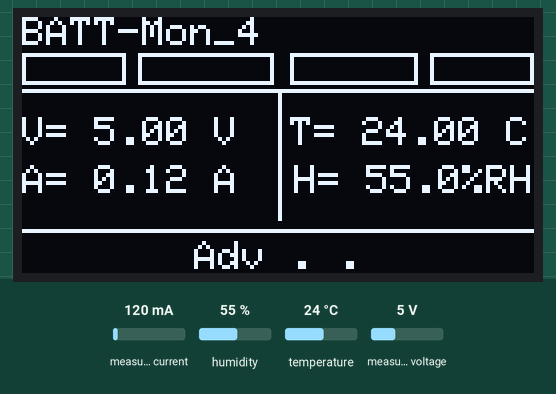
The sketch below on a simulated ESP32. Parts: 128×64 one-colour display. The test bench sets the inputs (shaded band); at power-on: measured voltage 5 V, measured current 120 mA, humidity 55 %, temperature 24 °C. Nothing arrives over Bluetooth unless stated; a phone connects over Bluetooth LE 3 s after start; what the sketch prints to the serial monitor is not drawn.

Above: at 1.5 s.
1.6 s: measured voltage set to 11.2 V
At 4.1 s:
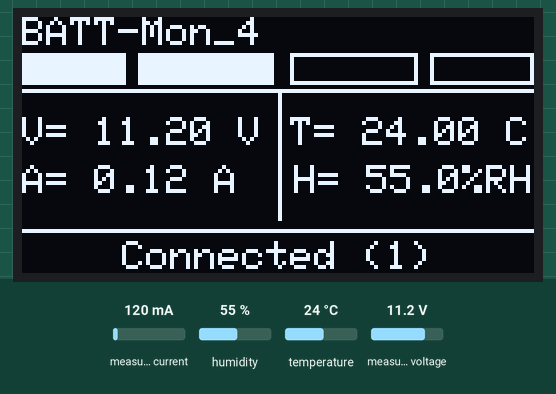
4.6 s: measured current set to 40 mA
At 5.1 s:
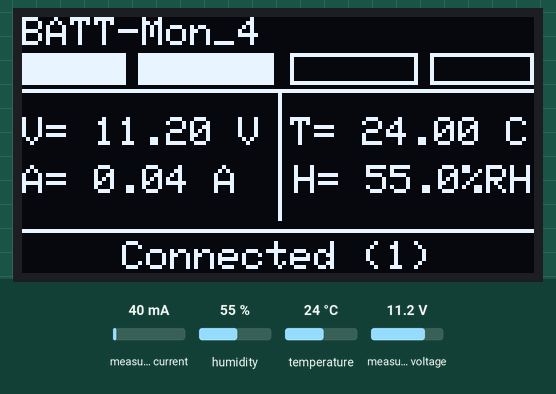
6.3 s: measured voltage set to 0.3 V
At 6.7 s:
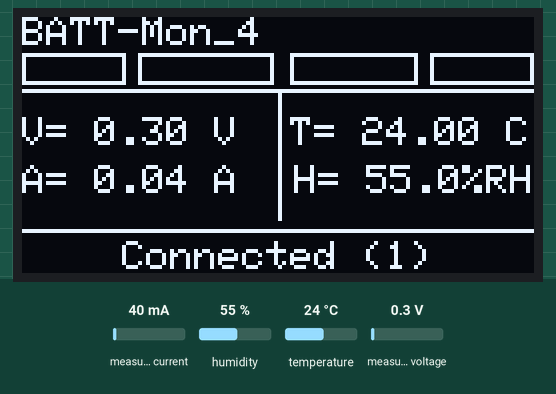
7.8 s: humidity set to 22 %
At 8.2 s:
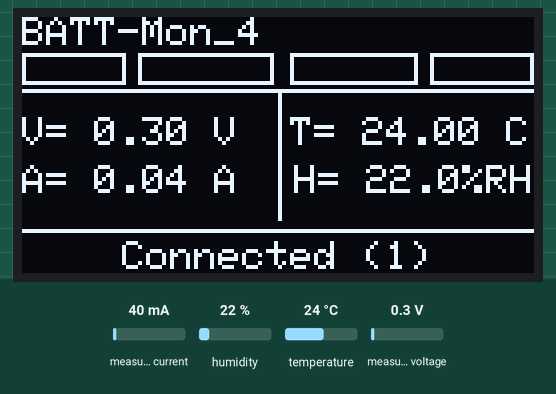
9.4 s: temperature set to 12 °C
At 9.8 s:
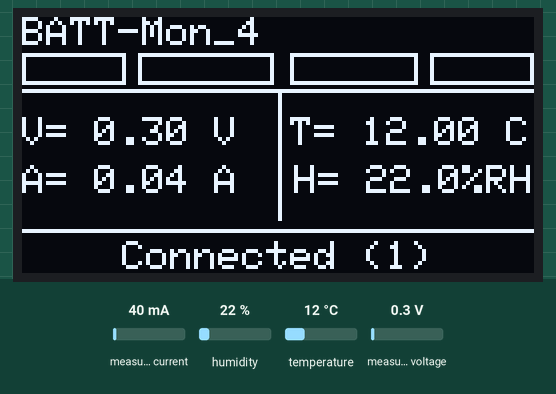
Timing chart, 0 to 11.9 s (numbered marks = the images above; inputs shaded):
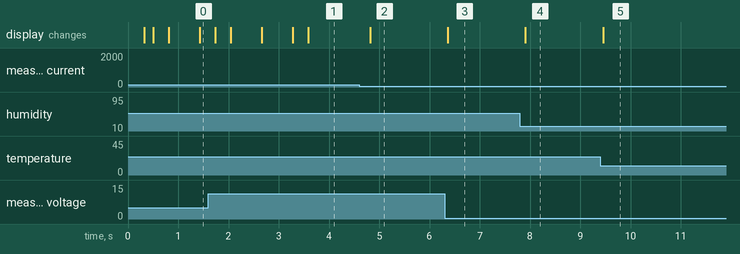

Measured:
- after the input at 1.6 s, the display: first changes after 0.14 s (image 1 shows a later state)
- after the input at 4.6 s, the display: changes after 0.22 s (image 2)
- after the input at 6.3 s, the display: changes after 0.07 s (image 3)
- after the input at 7.8 s, the display: changes after 0.11 s (image 4)
- after the input at 9.4 s, the display: changes after 0.05 s (image 5)

The sketch:

ESP32_BLE_Battery.ino
```cpp
#include <Wire.h>
#include <Adafruit_GFX.h>
#include <Adafruit_SSD1306.h>
#include <Adafruit_AHTX0.h>
#include <INA226.h>
#include <esp_sleep.h>
#include "driver/rtc_io.h"

// ===== NimBLE (multi-central) =====
#include <NimBLEDevice.h>

// ===================== CONFIG =====================
#define DEVICE_NUM              4          // 4 / 5 / 6
#define WAKE_UP_BUTTON_PIN      33         // RTC IO PIN
#define USE_EXT0_WAKEUP         1          // 1 = EXT0, 0 = EXT1
#define SLEEP_TIMEOUT_MS        60000      // 1 min idle -> sleep
#define WAKE_INTERVAL_MS        300000     // timer wake every 5 minutes
#define DOT_PERIOD_MS           500

// BMS estimate for OLED bars (app does precise logic)
#define SERIES_CELLS            3
#define PCELL_VMIN              2.80f
#define PCELL_VNOM              3.60f
#define PCELL_VMAX              4.20f

// ---- INA226 / SHUNT CONFIG ----
#define SHUNT_FOR_CAL           0.00621f   // refined shunt (Ohm)
#define INA_LSB_mA_PRIMARY      0.625f
#define INA_LSB_mA_FALLBACK     1.000f
#define INA_I_OFFSET_mA         0.0f
#define INA_V_SCALE_E4          10000

// I2C pins
#define I2C_SDA_PIN 21
#define I2C_SCL_PIN 22

// OLED
#define SCREEN_WIDTH 128
#define SCREEN_HEIGHT 64
Adafruit_SSD1306 display(SCREEN_WIDTH, SCREEN_HEIGHT, &Wire, -1);

// Sensors
Adafruit_AHTX0 aht;
INA226 ina226(0x40, &Wire);

// === BLE UUIDs (match Flutter) ===
static NimBLEUUID SERVICE_UUID("91bad492-b950-4226-aa2b-4ede9fa42f59");
static NimBLEUUID CHAR_UUID   ("cba1d466-344c-4be3-ab3f-189daa0a16d8");

// BLE globals
NimBLEServer* pServer = nullptr;
NimBLECharacteristic* pDataChar = nullptr;
String bleDeviceName;
unsigned long lastConnectionTime = 0;
unsigned long lastNotifyMillis = 0;
unsigned long SendedDataRoutine = 2000; // Kirim Data tiap 2 detik

// Adv / status animation
uint8_t dotPhase = 0;
unsigned long lastDotTick = 0;

struct SensorReadings {
  float temperature;
  float current;   // A
  float voltage;   // V
  float humidity;  // %RH
  bool valid;
};

// === Prototypes ===
bool initializeHardware();
void initializeBLE();
SensorReadings getSensorReadings();
void notifyAll(const SensorReadings& rd);
void updateOLEDDisplay(const SensorReadings& rd);
void drawBatteryBars(float percent);
float estimateSOCpct(float packVolt);
void drawCenteredBottom(const String& s);
void print_wakeup_reason();
void enterDeepSleep();
void scanI2C();

// ================== BLE CALLBACKS ==================
// NimBLE 2.3.6 callback signatures
class ServerCallbacks : public NimBLEServerCallbacks {
  void onConnect(NimBLEServer* s, NimBLEConnInfo& info) override {
    Serial.printf("Central connected (handle=%d), total=%d\n",
                  info.getConnHandle(), s->getConnectedCount());
    // keep advertising so more centrals can join
    NimBLEDevice::startAdvertising();
  }
  void onDisconnect(NimBLEServer* s, NimBLEConnInfo& info, int reason) override {
    Serial.printf("Central disconnected (handle=%d, reason=%d), total=%d\n",
                  info.getConnHandle(), reason, s->getConnectedCount());
    // restart advertising
    NimBLEDevice::startAdvertising();
  }
};

void setup() {
  Serial.begin(115200);
  delay(300);

  print_wakeup_reason();

  if (!initializeHardware()) {
    Serial.println("Failed to initialize hardware. Halting.");
    while (true) delay(1000);
  }

  initializeBLE();

  pinMode(WAKE_UP_BUTTON_PIN, INPUT);
  lastConnectionTime = millis();

  Serial.println("Setup complete. Advertising...");
}

void loop() {
  const int connCount = pServer ? pServer->getConnectedCount() : 0;

  // Read sensors periodically for OLED + notifications
  SensorReadings readings = getSensorReadings();

  if (connCount > 0) {
    lastConnectionTime = millis();

    // Throttle BLE notify: kirim tiap SendedDataRoutine ms (default 2000 ms)
    if (millis() - lastNotifyMillis >= SendedDataRoutine) {
      lastNotifyMillis = millis();
      if (readings.valid) notifyAll(readings);
    }
  } else {
    // No connections: consider deep sleep after timeout
    if (millis() - lastConnectionTime > SLEEP_TIMEOUT_MS) {
      for (int i = 5; i > 0; --i) {
        display.clearDisplay();
        display.setTextColor(SSD1306_WHITE);
        display.setTextSize(1);
        display.setCursor(0, 0);
        display.print(bleDeviceName);
        display.setCursor(0, 12);
        display.print("Sleeping in ");
        display.print(i);
        display.print("s");
        display.display();
        delay(1000);
        if (pServer->getConnectedCount() > 0) break;
      }
      if (pServer->getConnectedCount() == 0) {
        enterDeepSleep();
      }
    }
  }

  // Update OLED with current state (smooth UI refresh)
  updateOLEDDisplay(readings);

  delay(200);  // modest loop rate
}

// ================== IMPLEMENTATION ==================

void scanI2C() {
  Serial.println("I2C scan start...");
  byte count = 0;
  for (uint8_t address = 1; address < 127; address++) {
    Wire.beginTransmission(address);
    uint8_t error = Wire.endTransmission();
    if (error == 0) {
      Serial.printf("  - Found I2C 0x%02X\n", address);
      count++;
    }
  }
  if (count == 0) Serial.println("  (no devices found)");
  Serial.println("I2C scan done.");
}

bool initializeHardware() {
  // I2C
  Wire.begin(I2C_SDA_PIN, I2C_SCL_PIN);
  Wire.setClock(100000);
  delay(20);

  // OLED @ 0x3C
  if (!display.begin(SSD1306_SWITCHCAPVCC, 0x3C)) {
    Serial.println(F("SSD1306 allocation failed"));
    return false;
  }
  display.clearDisplay();
  display.setTextColor(SSD1306_WHITE);
  display.setTextSize(1);
  display.display();

  scanI2C();  // expect 0x38 (AHT), 0x3C (OLED), 0x40..0x45 (INA226)

  // AHT10/AHT20 @ 0x38
  if (!aht.begin()) {
    Serial.println("Failed to find AHT10/AHT20 at 0x38.");
    return false;
  }

  // Probe INA226 0x40..0x45
  uint8_t inaAddr = 0;
  for (uint8_t addr = 0x40; addr <= 0x45; addr++) {
    Wire.beginTransmission(addr);
    if (Wire.endTransmission() == 0) { inaAddr = addr; break; }
  }
  if (inaAddr == 0) {
    Serial.println("INA226 not found on 0x40..0x45.");
    return false;
  }

  // Rebind INA226 instance with detected address
  *(INA226*)&ina226 = INA226(inaAddr, &Wire);

  if (!ina226.begin()) {
    Serial.println("INA226 begin() failed.");
    return false;
  }

  int rc = ina226.configure(
    SHUNT_FOR_CAL,
    INA_LSB_mA_PRIMARY,
    INA_I_OFFSET_mA,
    INA_V_SCALE_E4
  );
  if (rc != 0) {
    Serial.printf("INA226.configure(0.625 mA) rc=%d, fallback 1.000 mA\n", rc);
    rc = ina226.configure(
      SHUNT_FOR_CAL,
      INA_LSB_mA_FALLBACK,
      INA_I_OFFSET_mA,
      INA_V_SCALE_E4
    );
    if (rc != 0) {
      Serial.printf("INA226.configure(1.000 mA) rc=%d\n", rc);
      return false;
    }
  }

  ina226.setAverage(64);
  ina226.setBusVoltageConversionTime(1100);
  ina226.setShuntVoltageConversionTime(1100);
  ina226.setMode(7); // continuous shunt+bus

  Serial.printf("INA226 @0x%02X ready\n", inaAddr);
  return true;
}

void initializeBLE() {
  bleDeviceName = String("BATT-Mon_") + String(DEVICE_NUM);

  NimBLEDevice::init(bleDeviceName.c_str());
  NimBLEDevice::setPower(ESP_PWR_LVL_P9);   // optional
  NimBLEDevice::setMTU(185);                // optional

  pServer = NimBLEDevice::createServer();
  pServer->setCallbacks(new ServerCallbacks());

  NimBLEService* svc = pServer->createService(SERVICE_UUID);

  pDataChar = svc->createCharacteristic(
      CHAR_UUID,
      NIMBLE_PROPERTY::READ | NIMBLE_PROPERTY::NOTIFY
  );

  // Portable CCCD (0x2902)
  NimBLEDescriptor* cccd = new NimBLEDescriptor(
      (uint16_t)0x2902,
      NIMBLE_PROPERTY::READ | NIMBLE_PROPERTY::WRITE,
      2 // 2-byte CCCD
  );
  // Default notifications ON (0x0001, little-endian)
  uint8_t cccdVal[2] = {0x01, 0x00};
  cccd->setValue(cccdVal, sizeof(cccdVal));
  pDataChar->addDescriptor(cccd);

  svc->start();

  // --- Advertising & Scan Response (NimBLE 2.x style) ---
  NimBLEAdvertisementData advData;
  advData.setName(bleDeviceName.c_str());
  advData.setCompleteServices(SERVICE_UUID);

  NimBLEAdvertisementData scanResp;
  scanResp.setName(bleDeviceName.c_str());

  NimBLEAdvertising* adv = NimBLEDevice::getAdvertising();
  adv->setAdvertisementData(advData);
  adv->setScanResponseData(scanResp);

  // Optional: tweak intervals
  // adv->setMinInterval(0x20); // ~20 ms
  // adv->setMaxInterval(0x40); // ~40 ms

  adv->start();  // continue advertising even when connected
  Serial.printf("Advertising as %s\n", bleDeviceName.c_str());
}

SensorReadings getSensorReadings() {
  SensorReadings r;
  r.valid = false;

  sensors_event_t humidity, temp;
  if (aht.getEvent(&humidity, &temp)) {
    r.temperature = temp.temperature;
    r.humidity    = humidity.relative_humidity;
    r.voltage     = ina226.getBusVoltage();          // V
    r.current     = ina226.getCurrent_mA() / 1000.0; // A
    r.valid       = true;
  }
  return r;
}

void notifyAll(const SensorReadings& rd) {
  if (!pDataChar || !rd.valid) return;

  // EXACT format for the phone parser: v%.2fa%.2ft%.2fh%.1f
  char buf[128];
  snprintf(buf, sizeof(buf),
           "v%.2fa%.2ft%.2fh%.1f",
           rd.voltage, rd.current, rd.temperature, rd.humidity);

  pDataChar->setValue((uint8_t*)buf, strlen(buf));
  pDataChar->notify(); // to all subscribed centrals
}

float estimateSOCpct(float packVolt) {
  // Simple piecewise Min -> Nom -> Max (OLED only)
  float vcell = packVolt / SERIES_CELLS;
  if (vcell <= PCELL_VMIN) return 0.0f;
  if (vcell >= PCELL_VMAX) return 100.0f;
  if (vcell <= PCELL_VNOM) {
    return 50.0f * (vcell - PCELL_VMIN) / (PCELL_VNOM - PCELL_VMIN);
  }
  return 50.0f + 50.0f * (vcell - PCELL_VNOM) / (PCELL_VMAX - PCELL_VNOM);
}

void drawBatteryBars(float percent) {
  // 4 segments at 25/50/75/100 like your mock
  const int y = 9, h = 8;
  struct Seg { int x,w; float th; };
  Seg segs[4] = {
    {  0,26, 25.0f },
    { 29,34, 50.0f },
    { 67,32, 75.0f },
    {102,26,100.0f }
  };

  for (int i=0;i<3;i++) {
    if (percent >= segs[i].th) display.fillRect(segs[i].x, y, segs[i].w, h, SSD1306_WHITE);
    else display.drawRect(segs[i].x, y, segs[i].w, h, SSD1306_WHITE);
  }
  // Last segment: outline + fill at >=100%
  display.drawRect(segs[3].x, y, segs[3].w, h, SSD1306_WHITE);
  if (percent >= 100.0f) {
    display.fillRect(segs[3].x, y, segs[3].w, h, SSD1306_WHITE);
  }
}

void drawCenteredBottom(const String& s) {
  // Approx width ~6 px per char with default font
  int w = s.length() * 6;
  int x = (SCREEN_WIDTH - w) / 2;
  int y = 55;
  if (x < 0) x = 0;
  display.setTextSize(1);
  display.setTextColor(SSD1306_WHITE);
  display.setCursor(x, y);
  display.print(s);
}

void updateOLEDDisplay(const SensorReadings& rd) {
  display.clearDisplay();
  display.setTextWrap(false);                 // prevent wrapping into bottom line
  display.setTextColor(SSD1306_WHITE);
  display.setTextSize(1);

  // Header name
  display.setCursor(0, 0);
  display.print(bleDeviceName);

  // Battery bars (top)
  float pct = rd.valid ? estimateSOCpct(rd.voltage) : 0.0f;
  drawBatteryBars(pct);                        // uses y=9, h=8

  // Separators
  display.drawFastHLine(0, 18, 128, SSD1306_WHITE);  // top of metric area
  display.drawFastVLine(64, 18, 33, SSD1306_WHITE);  // vertical divider
  display.drawFastHLine(0, 53, 128, SSD1306_WHITE);  // bottom line

  // Left: V / A
  display.setCursor(0, 25);
  if (rd.valid) display.printf("V= %.2f V", rd.voltage); else display.print("V= --.--");
  display.setCursor(0, 37);
  if (rd.valid) display.printf("A= %.2f A", rd.current); else display.print("A= --.--");

  // Right: T / H
  display.setCursor(67, 25);
  if (rd.valid) display.printf("T= %.2f C", rd.temperature); else display.print("T= --.--");
  display.setCursor(68, 37);
  if (rd.valid) display.printf("H= %.1f%%RH", rd.humidity); else display.print("H= --.--");

  // Bottom centered status
  const int connCount = pServer ? pServer->getConnectedCount() : 0;
  String status;
  if (connCount > 0) {
    status = String("Connected (") + String(connCount) + String(")");
  } else {
    unsigned long now = millis();
    if (now - lastDotTick >= DOT_PERIOD_MS) {
      lastDotTick = now;
      dotPhase = (dotPhase + 1) % 4;
    }
    status = "Adv";
    for (uint8_t i = 0; i < dotPhase; ++i) status += " .";
  }
  // Center on y=56 (clear of the 53px line)
  int w = status.length() * 6;
  int x = (SCREEN_WIDTH - w) / 2; if (x < 0) x = 0;
  display.setCursor(x, 56);
  display.print(status);

  display.display();
}

void print_wakeup_reason() {
  esp_sleep_wakeup_cause_t wakeup_reason = esp_sleep_get_wakeup_cause();
  switch (wakeup_reason) {
    case ESP_SLEEP_WAKEUP_EXT0: Serial.println("Wakeup: EXT0"); break;
    case ESP_SLEEP_WAKEUP_EXT1: Serial.println("Wakeup: EXT1"); break;
    case ESP_SLEEP_WAKEUP_TIMER: Serial.println("Wakeup: TIMER"); break;
    case ESP_SLEEP_WAKEUP_TOUCHPAD: Serial.println("Wakeup: TOUCH"); break;
    case ESP_SLEEP_WAKEUP_ULP: Serial.println("Wakeup: ULP"); break;
    default: Serial.printf("Wakeup not from deep sleep: %d\n", wakeup_reason); break;
  }
}

void enterDeepSleep() {
  Serial.println("Entering deep sleep...");

  // Turn off OLED
  display.clearDisplay();
  display.display();
  display.ssd1306_command(SSD1306_DISPLAYOFF);

  // Timer wake
  esp_sleep_enable_timer_wakeup((uint64_t)WAKE_INTERVAL_MS * 1000ULL);

#if USE_EXT0_WAKEUP
  gpio_num_t WAKEUP_GPIO = (gpio_num_t)WAKE_UP_BUTTON_PIN;
  esp_sleep_enable_ext0_wakeup(WAKEUP_GPIO, 1); // HIGH
  rtc_gpio_pullup_dis(WAKEUP_GPIO);
  rtc_gpio_pulldown_en(WAKEUP_GPIO);
#else
  uint64_t mask = (1ULL << WAKE_UP_BUTTON_PIN);
  esp_sleep_enable_ext1_wakeup(mask, ESP_EXT1_WAKEUP_ANY_HIGH);
  rtc_gpio_pulldown_en((gpio_num_t)WAKE_UP_BUTTON_PIN);
  rtc_gpio_pullup_dis((gpio_num_t)WAKE_UP_BUTTON_PIN);
#endif

  esp_deep_sleep_start();
}
```
